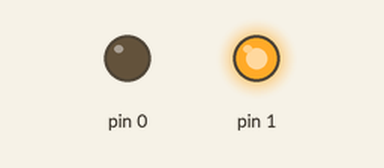
Simulated run of this sketch. Board: Arduino Uno, built with avr-gcc and run on an emulated ATmega328P. Parts: output pins drawn as LEDs (lit = HIGH).

Above: at 1.0 s.
At 3.0 s:
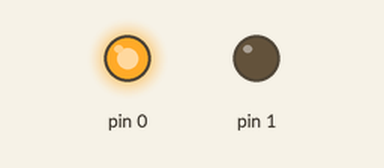
Timing chart, 0 to 5.2 s (numbered marks = the images above):
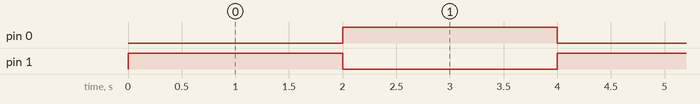

The sketch:

Traffic_Light.ino
```cpp
void setup() {
  // put your setup code here, to run once:
  pinMode(0, OUTPUT);
  pinMode(1, OUTPUT);
}

void loop() {
  // put your main code here, to run repeatedly:
digitalWrite(0,0);
digitalWrite(1,1);
delay(2000);
digitalWrite(0,1);
digitalWrite(1,0);
delay(2000);
}
```

Measured:
- by itself, pin 0, pin 1: alternates HIGH for 2.0 s and LOW for 2.0 s
